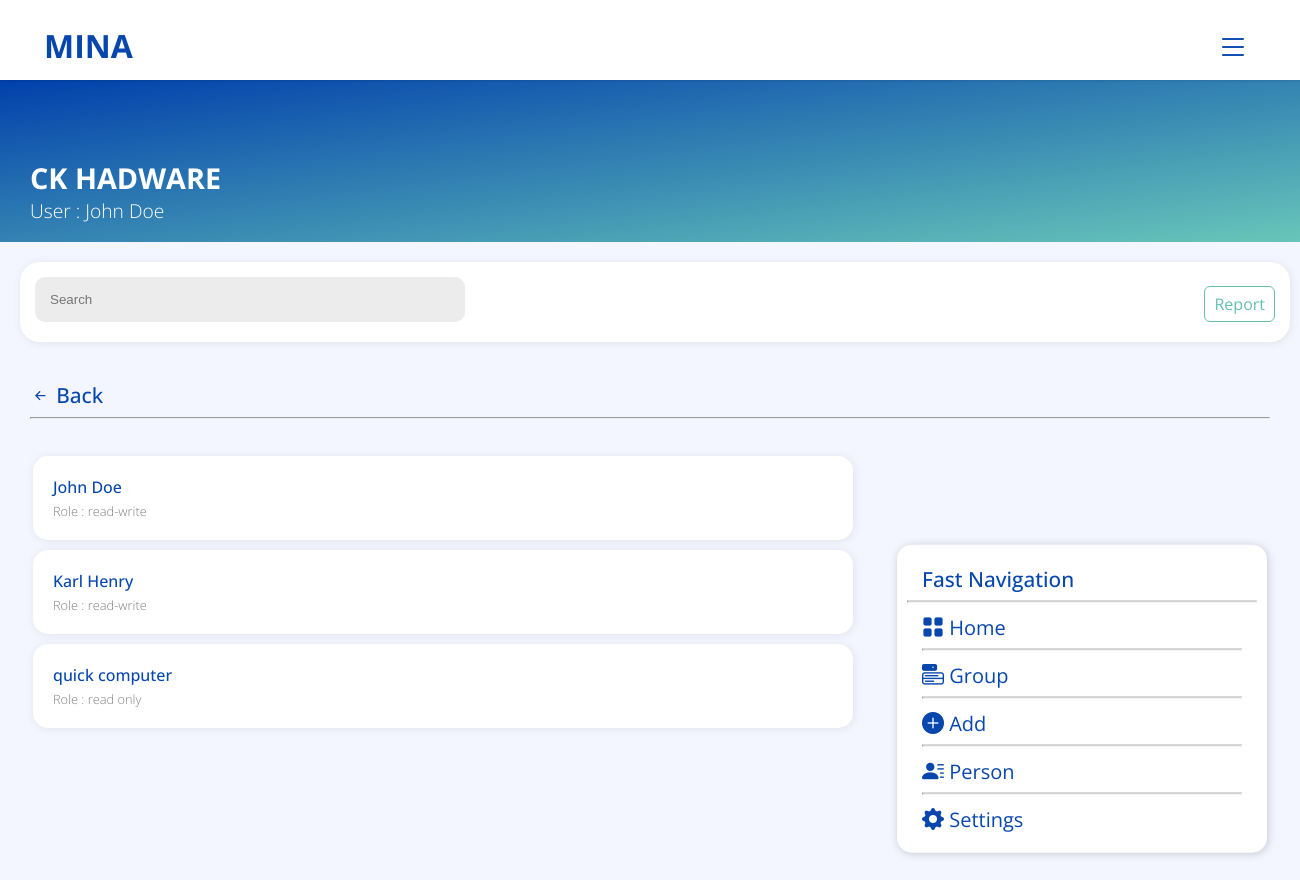
/View/list-user.php (signed in), run on the app's committed database.
### tables this page shows
CREATE TABLE `entreprise` (
  `id_ent` int(11) NOT NULL,
  `code_entreprise` varchar(50) NOT NULL,
  `nom_entreprise` varchar(100) NOT NULL,
  `date_creation` date NOT NULL,
  `date_expiration` date NOT NULL,
  `statut_id` int(11) NOT NULL
);

CREATE TABLE `users` (
  `code_user` int(11) NOT NULL,
  `nom` varchar(50) NOT NULL,
  `prenom` varchar(50) NOT NULL,
  `email` varchar(50) NOT NULL,
  `password` varchar(255) NOT NULL,
  `adresse` varchar(100) NOT NULL,
  `telephone_1` varchar(20) NOT NULL,
  `telephone_2` varchar(20) NOT NULL,
  `code_entreprise` varchar(50) NOT NULL,
  `id_role` int(11) NOT NULL,
  `id_statut` int(11) NOT NULL
);

CREATE TABLE `role` (
  `id_role` int(11) NOT NULL,
  `role_name` varchar(50) NOT NULL
);

### View/list-user.php (the view, shortened to what this page needs)
<!Doctype html>
<html>
<head>
    <link rel="stylesheet" href="css/style.css">
    <link rel="stylesheet" href="https://cdn.jsdelivr.net/npm/bootstrap-icons@1.5.0/font/bootstrap-icons.css">
</head>
<body class="body">
    <?php
    include_once('header.php');
    ?>
    <div class="header-content">
        <?php
        $code_entreprise = $_SESSION["code_entreprise"];
        $query = "SELECT * FROM entreprise, users WHERE users.code_entreprise = '$code_entreprise' AND entreprise.code_entreprise = '$code_entreprise' LIMIT 1";
        $result = $conn->query($query);
        if (mysqli_num_rows($result) > 0) {
            while ($row = mysqli_fetch_assoc($result)) {
                echo '<div class="title">' . $row["nom_entreprise"] . '</div>
                    <span class="subtitle">User : ' . $row["nom"] . ' ' . $row["prenom"]. '</span>';
            }
        }
        ?>
    </div>
    <div class="second-part-content">
        <div class="search">
            <div class="custom-container">
                <form action="" method="post" class="">
                    <input type="text" name="searchAll" id="" placeholder="Search" class="search-main">
                </form>
            </div>
            <div class="link">
                <ul>
                    <?php
                    if (isset($_SESSION["role"]) && $_SESSION["role"] === 3 || $_SESSION["role"] === 2) {
                        echo '<li>';
                        $code_entreprise = $_SESSION["code_entreprise"];
                        $query = "SELECT * FROM entreprise, users WHERE users.code_entreprise = '$code_entreprise' AND entreprise.code_entreprise = '$code_entreprise' LIMIT 1";
                        $result = $conn->query($query);
                        if (mysqli_num_rows($result) > 0) {
                            while ($row = mysqli_fetch_assoc($result)) {
                                echo '<a href="add-user.php" class="btn btn-outline-primary">New person</a>';
                            }
                        }
                        echo '</li> <li><a href="report.php" class="btn btn-outline-muted">Report</a></li>';
                    } elseif (isset($_SESSION["role"]) && $_SESSION["role"] === 1) {
                        echo '<li><a href="report.php" class="btn btn-outline-muted">Report</a></li>';
                    }
                    ?>
                </ul>
            </div>
        </div>
    </div>
    <div class="third-part-content">
        <div class="container mt-3">
            <span class="title-page-list">
                <?php
                $code_entreprise = $_SESSION["code_entreprise"];
                $query = "SELECT * FROM entreprise, users WHERE users.code_entreprise = '$code_entreprise' AND entreprise.code_entreprise = '$code_entreprise' LIMIT 1";
                $result = $conn->query($query);
                if (mysqli_num_rows($result) > 0) {
                    while ($row = mysqli_fetch_assoc($result)) {
                        echo '<a href="index.php" class="nav-link">
                        <i class="bi bi-arrow-left-short"></i> <span class="align-items"></span>Back
                    </a>';
                    }
                }
                ?>
                <hr class="hr">
            </span>
            <div class="list-content mt-3 mb-5">
                <?php
                if (isset($_POST["searchAll"])) {
                    $search = $_POST["searchAll"];
                    $code_entreprise = $_SESSION["code_entreprise"];
                    $query = "SELECT * FROM entreprise, users, role WHERE role.id_role = users.id_role AND entreprise.code_entreprise = '$code_entreprise'
                    AND users.code_entreprise = '$code_entreprise' AND users.nom LIKE '%$search%' OR users.prenom LIKE '%$search%' ORDER BY users.nom ASC";
                    $result = $conn->query($query);
                    if (mysqli_num_rows($result) > 0) {
                        while ($row = mysqli_fetch_assoc($result)) {
                            if ($row["id_statut"] == 1) {
                                $color = "green-circle";
                            } elseif ($row["id_statut"] == 2) {
                                $color = "red-circle";
                            }
                            echo' <div class="bg-white">
                                <div class="group-name-and-details">
                                    <div class="group-name">' . $row["nom"] . ' ' . $row["prenom"] . '<span class="' . $color . '" ></span></div>
                                    <div class="group-details">
                                        Role  : ' . $row["role_name"] . '</div>
                                    </div>';
                            echo '</div>';
                        }
                    } else {
                        echo '<div class="bg-white">
                        <div class="group-name-and-details">
                            <div class="group-name">There is no person with this name...</div>
                            <div class="group-details">You can add a new person in this group !</div>
                        </div>
                    </div>';
                    }
                } else {
                    $code_entreprise = $_SESSION["code_entreprise"];
                    $query = "SELECT * FROM entreprise, users, role WHERE role.id_role = users.id_role AND entreprise.code_entreprise = '$code_entreprise' AND users.code_entreprise = '$code_entreprise' ORDER BY users.nom ASC";
                    $result = $conn->query($query);
                    if (mysqli_num_rows($result) > 0) {
                        while ($row = mysqli_fetch_assoc($result)) {
                            if ($row["id_statut"] == 1) {
                                $color = "green-circle";
                            } elseif ($row["id_statut"] == 2) {
                                $color = "red-circle";
                            }
                            echo' <div class="bg-white">
                                <div class="group-name-and-details">
                                    <div class="group-name">' . $row["nom"] . ' ' . $row["prenom"] . '<span class="' . $color . '" ></span></div>
                                    <div class="group-details">
                                        Role  : ' . $row["role_name"] . '</div>
                                    </div>';
                            echo '</div>';
                        }
                    }
                }
                include_once('sidebar.php');
                ?>
            </div>
        </div>
    </div>
    <?php
    include_once('footer.php');
    ?>
</body>
</html>

### View/css/style.css (style rules this page uses)
:root { --background-color: #F3F6FF; --white: #FFF; --gray: rgba(128, 128, 128, 0.863); --primary: #0747AD; --secondary: #8d9da1; --muted: #64BFB3; --bg-light-gray: rgb(252, 252, 252); --red: rgb(180, 12, 0); }
.container { padding: 0 30px; }
a { text-decoration: none; -webkit-tap-highlight-color: transparent; }
body, .body { background-color: var(--background-color); padding: 0; margin: 0; font-family: 'Open Sans', sans-serif; }
.header-content { background-image: linear-gradient(to bottom right, rgb(1, 64, 172), rgb(103, 198, 185)); height: auto; width: 100%; color: var(--white); padding: 18px 0; margin-top:80px; position: unset; }
.title, .subtitle { margin: 0 30px; width: auto; }
.title { font-size: 1.8rem; font-weight: bold; margin-top: 60px; text-transform: uppercase; width: auto; }
.subtitle { font-weight: lighter; font-size: 1.2rem; }
.second-part-content { margin: 20px; padding: 15px; height: 50px; width: 1240px; background-color: var(--white); box-shadow: 1px 1px 8px rgba(65, 65, 65, 0.1); border-radius: 20px; }
.custom-container { float: left; }
.search-main { height: 45px; width: 400px; background-color: rgba(206, 206, 206, 0.384); border-style: none; border-radius: 10px; padding: 0 15px; -webkit-tap-highlight-color: transparent; }
.nav-link { color: inherit; text-decoration: none !important; -webkit-tap-highlight-color: transparent; }
.link { position: unset; float: right; }
.link ul li { list-style: none; display: inline-block; }
.btn { background-color: none; padding: 6px 9px; text-decoration: none; padding: 6px 9px; border-radius: 6px; }
.btn-outline-muted { border: 1px solid var(--muted); color: var(--muted); }
.mt-3 { margin-top: 3%; }
.mb-5 { margin-bottom: 100px; }
.title-page-list a { color: var(--primary); font-weight: 500; font-size: 1.3rem; }
.list-content { padding: 0 3px; }
.bg-white { height: auto; width: 800px; border-radius: 15px; box-shadow: 1px 1px 8px rgba(65, 65, 65, 0.1); background-color: var(--white); padding: 20px 10px; margin-bottom: 10px; }
.name, .group-name { font-weight: 500; color: var(--primary); margin-bottom: 4px; width: max-content; }
.group-name-and-details { position: unset; margin-top: 0; margin-left: 10px; }
.group-details { font-weight: lighter; font-size: 0.8rem; color: gray; }

### data on the page
entreprise: nom_entreprise "CK HADWARE", users.nom "John", users.prenom "Doe", role.role_name "read-write", users.nom "Karl", users.prenom "Henry", users.nom "quick", users.prenom "computer", role.role_name "read only"
